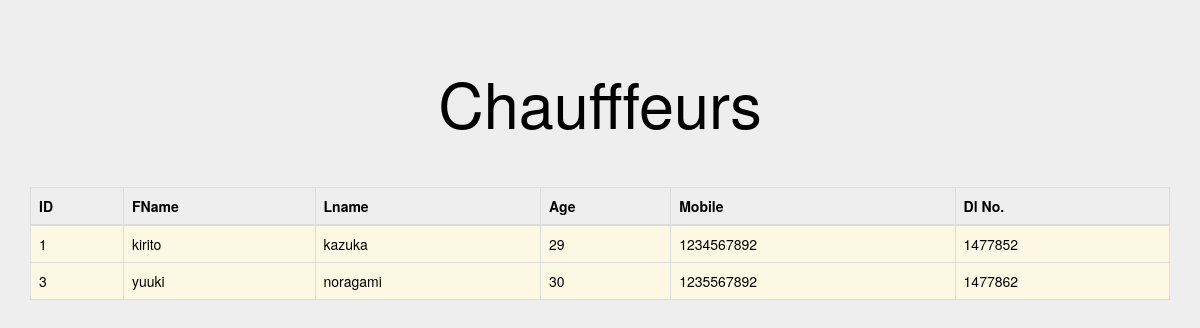
The page /viewchauffeur.php on the database its author committed.
### tables this page shows
CREATE TABLE `chauffeur` (
  `Did` int(10) NOT NULL,
  `Fname` varchar(20) DEFAULT NULL,
  `Lname` varchar(10) DEFAULT NULL,
  `AGE` varchar(20) DEFAULT NULL,
  `Mobile` bigint(12) DEFAULT NULL,
  `Dlno` int(10) DEFAULT NULL
);

### viewchauffeur.php (the view, shortened to what this page needs)
<!DOCTYPE html PUBLIC "-//W3C//DTD HTML 4.01 Transitional//EN"  "http://www.w3.org/TR/html4/loose.dtd">
<html>
	<head>
        <link rel="stylesheet" href="https://maxcdn.bootstrapcdn.com/bootstrap/3.3.7/css/bootstrap.min.css" >
        <link rel="stylesheet"
  href="https://cdn.jsdelivr.net/npm/animate.css@3.5.2/animate.min.css">
  <link rel="stylesheet"
  href="https://cdnjs.cloudflare.com/ajax/libs/animate.css/3.5.2/animate.min.css">
</head>
<body class="container jumbotron animated fadeInRight">
<?php
	$database_host = "localhost";
	$database_user = "root";
	$database_pass = "";
	$database_name = "carrental";
	$connection = mysqli_connect($database_host, $database_user, $database_pass, $database_name);
	$res="SELECT * FROM carrental.chauffeur";
	$result=mysqli_query($connection,$res);
	echo "<h1><center>Chaufffeurs</h1><br><br>";
?>
<table class="table table-hover table-bordered" border='1'>
	<thead><tr>
<th>ID</th>
<th>FName</th>
<th>Lname</th>
<th>Age</th>
<th>Mobile</th>
<th>Dl No.</th>
</tr>
</thead>
<tbody>
<?php
if (mysqli_num_rows($result) > 0) {
while($row = mysqli_fetch_assoc($result))
{
	echo "<tr class='warning'>";
echo "<td>" . $row["Did"] . "</td>";
echo "<td>" . $row["Fname"] . "</td>";
echo "<td>" . $row["Lname"] . "</td>";
echo "<td>" . $row["AGE"] . "</td>";
echo "<td>" . $row["Mobile"] . "</td>";
echo "<td>" . $row["Dlno"] . "</td>";
echo "</tr>";
}
}
?>
</tbody>
</table>
   </body>
</html>

### rows shown on the page
chauffeur: Did "1", Fname "kirito", Lname "kazuka", AGE "29", Mobile "1234567892", Dlno "1477852"
chauffeur: Did "3", Fname "yuuki", Lname "noragami", AGE "30", Mobile "1235567892", Dlno "1477862"
